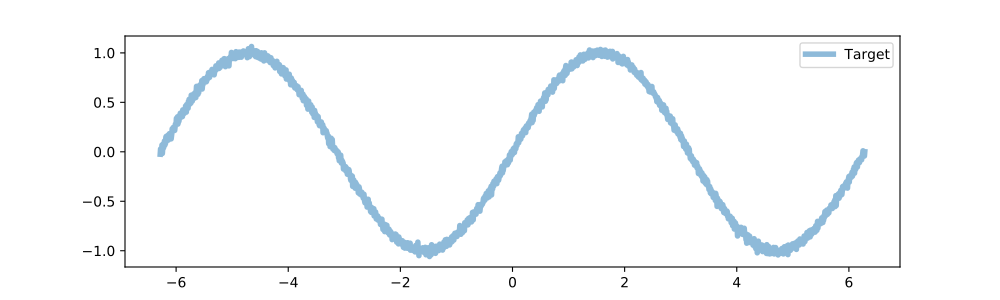

Recreate this plot in Python.
# First we import ``seg1d``, a helper function for adding noise in the example called
# ``segnoise``, and the plotting utils from ``matplotlib``.

import seg1d
import numpy as np
import matplotlib.pylab as plt
import seg1d.examples.noise as segnoise

# Next an array of data is generated and a sine wave is created.
# A signal-noise ratio of 30 is added to the sine wave.

# create an array of data
x = np.linspace(-np.pi*2, np.pi*2, 2000)
# get an array of data from a sin function 
targ = np.sin(x)
# add noise to the signal 
np.random.seed(123)
targ = segnoise.add_noise(targ,snr=30)

# The target data that is used for finding segments in looks like:

# Plot the target
plt.figure(figsize=(10,3)) #doctest: +SKIP
plt.plot(x, targ,linewidth=4,alpha=0.5,label='Target')#doctest: +SKIP
plt.legend()#doctest: +SKIP
plt.show()#doctest: +SKIP
